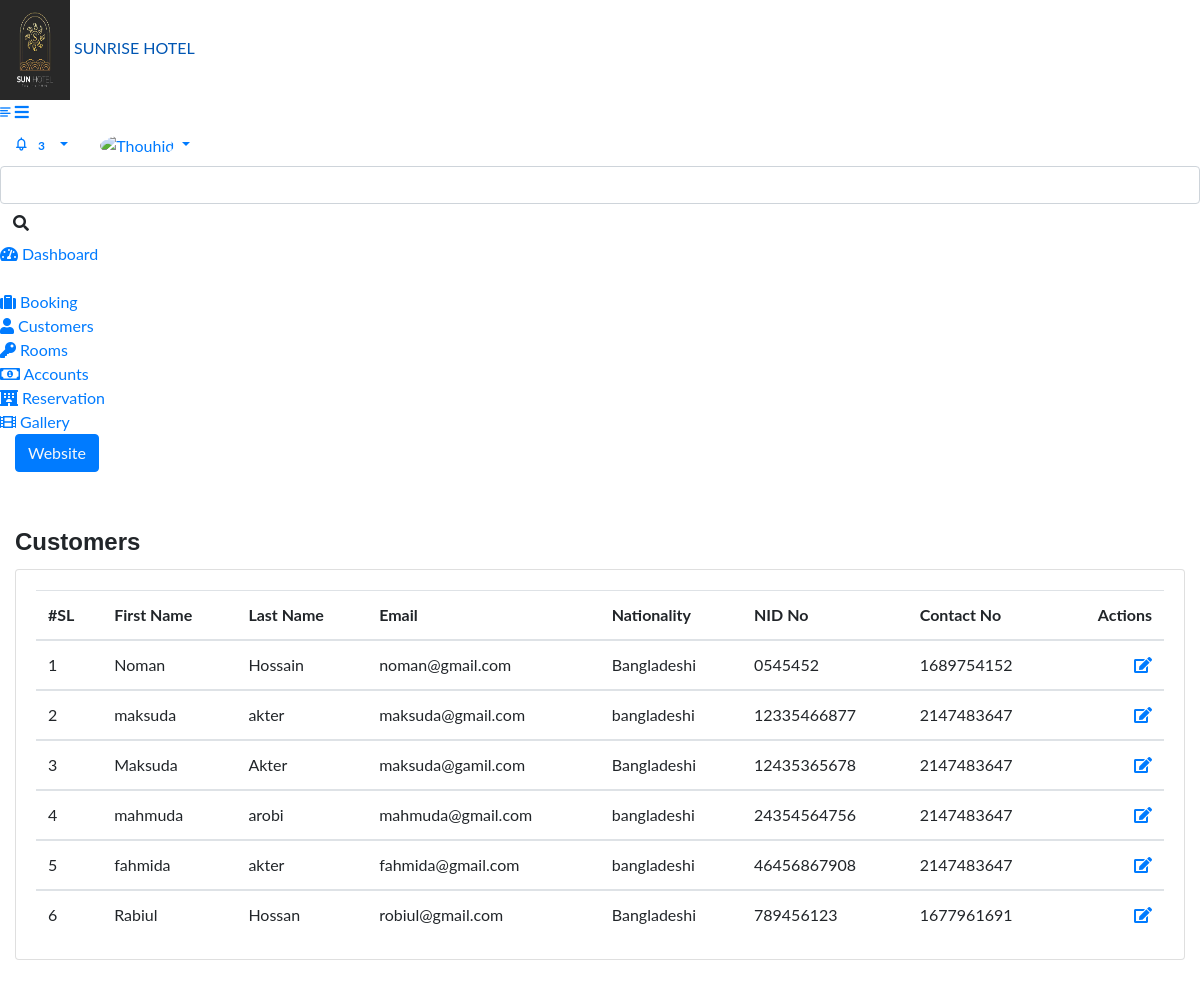
Page /admin/customer_list.php (signed in) on the committed database.
### tables this page shows
CREATE TABLE `tbl_customer` (
  `id` int(11) NOT NULL,
  `first_name` varchar(255) DEFAULT NULL,
  `last_name` varchar(255) DEFAULT NULL,
  `email` varchar(255) DEFAULT NULL,
  `nationality` varchar(255) DEFAULT NULL,
  `nid_no` varchar(255) DEFAULT NULL,
  `contact_no` varchar(255) DEFAULT NULL,
  `created_at` datetime NOT NULL,
  `created_by` varchar(255) NOT NULL,
  `updated_at` datetime NOT NULL,
  `updated_by` varchar(255) NOT NULL,
  `deleted_at` datetime NOT NULL
);

### class/crud.php (called while the page is built, shortened)
<?php
    class crud{
        private $host='localhost';
        private $user='root';
        private $password='';
        private $database='hotel';
        private $connection;
        public function __construct(){
            $this->connection=new mysqli($this->host,$this->user,$this->password,$this->database);
        }
        public function common_select($table,$fields='*',$condition=false,$sort_field=false,$sort='ASC'){
            $result=array();
            $error=false;
            $sql="select $fields from $table where deleted_at is null ";
            $rs=$this->connection->query($sql);
            if($rs){
                if($rs->num_rows > 0){
                    while($r=$rs->fetch_object()){
                        array_push($result,$r);
                    }
                }
            }else{
                $error=$this->connection->error();
            }
            $return = array('data'=>$result,'error'=>$error);
            return $return;
        }
    }
?>

### admin/customer_list.php (the view, shortened to what this page needs)
<?php require_once('include/header.php') ?>
<?php require_once('include/sidebar.php') ?>
		<div class="page-wrapper">
			<div class="content container-fluid">
				<div class="page-header">
					<div class="row align-items-center">
						<div class="col">
							<div class="mt-5">
								<h4 class="card-title float-left mt-2">Customers</h4>
						</div>
					</div>
				</div>
				<div class="row">
					<div class="col-sm-12">
						<div class="card card-table">
							<div class="card-body booking_card">
								<div class="table-responsive">
									<table  class="datatable table table-stripped table table-hover table-center mb-0">
										<thead>
											<tr>
												<th>#SL</th>
												<th>First Name</th>
												<th>Last Name</th>
												<th>Email</th>
												<th>Nationality</th>
												<th>NID No</th>
												<th>Contact No</th>
												<th class="text-right">Actions</th>
											</tr>
										</thead>
										<?php
											$rs=$mysqli->common_select("tbl_customer");
											if(!$rs['error']){
												foreach($rs['data'] as $i => $d){
										?>
                                    <tbody id="myTable">
										<tr>
												<td><?= ++$i ?></td>
												<td><?= $d->first_name ?></td>
												<td><?= $d->last_name?></td>
												<td><?= $d->email ?></td>
												<td><?= $d->nationality ?></td>
												<td><?= $d->nid_no ?></td>
												<td><?= $d->contact_no ?></td>
												<td class="text-right">
													<a href="<?= $base_url ?>customer_edit.php?id=<?= $d->id ?>"><i class="fa fa-edit"></i></a>
												</td>
										</tr>
										<?php }
					}
				?>
										</tbody>
									</table>
								</div>
							</div>
						</div>
					</div>
				</div>
			</div>
		</div>
	</div>
</body>
</html>
<?php require_once('include/footer.php') ?>

### assets/website/css/style.css (style rules this page uses)
html, body { margin:0; font-size: 100%; font-family: 'Lato', sans-serif; background: #fff; }
body a { text-decoration:none; transition:0.5s all; -webkit-transition:0.5s all; -moz-transition:0.5s all; -o-transition:0.5s all; -ms-transition:0.5s all; }
h1,h2,h3,h4,h5,h6 { margin:0; font-family: 'Federo', sans-serif; font-weight: 600; }

### rows in the picture
tbl_customer: first_name "Noman", last_name "Hossain", email "noman@gmail.com", nationality "Bangladeshi", nid_no "0545452", contact_no "1689754152"
tbl_customer: first_name "maksuda", last_name "akter", email "maksuda@gmail.com", nationality "bangladeshi", nid_no "12335466877", contact_no "2147483647"
tbl_customer: first_name "Maksuda", last_name "Akter", email "maksuda@gamil.com", nationality "Bangladeshi", nid_no "12435365678", contact_no "2147483647"
tbl_customer: first_name "mahmuda", last_name "arobi", email "mahmuda@gmail.com", nationality "bangladeshi", nid_no "24354564756", contact_no "2147483647"
tbl_customer: first_name "fahmida", last_name "akter", email "fahmida@gmail.com", nationality "bangladeshi", nid_no "46456867908", contact_no "2147483647"
tbl_customer: first_name "Rabiul", last_name "Hossan", email "robiul@gmail.com", nationality "Bangladeshi", nid_no "789456123", contact_no "1677961691"
